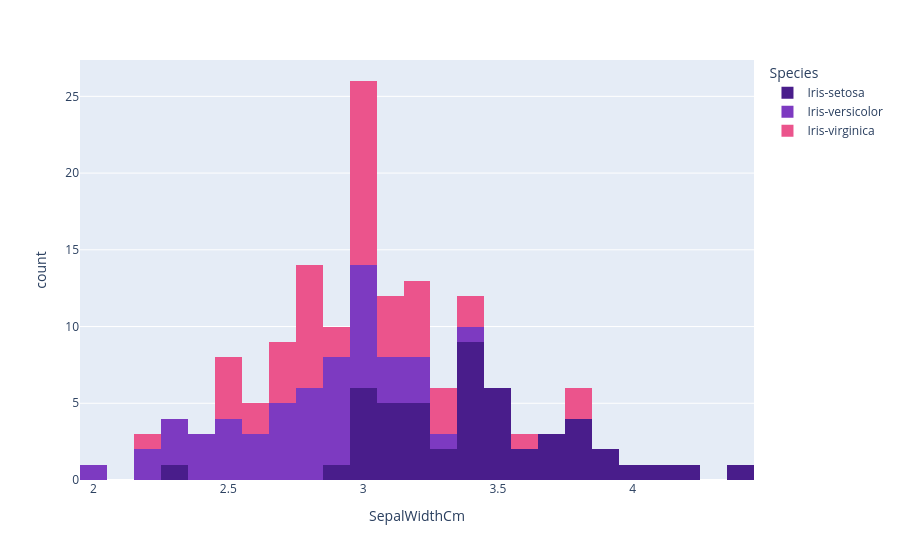

Here is the notebook cell this chart was saved with:
### Code cell
fig = px.histogram(data_frame=iris, x='SepalWidthCm',color='Species',color_discrete_sequence=['#491D8B','#7D3AC1','#EB548C'],nbins=30)
fig.show()

### Figure 1 — Plotly figure (JSON) as saved in the notebook; plotly's stock layout.template omitted (floating-point values rounded to 4 significant figures)
{"data": [{"bingroup": "x", "hovertemplate": "Species=Iris-setosa<br>SepalWidthCm=%{x}<br>count=%{y}<extra></extra>", "legendgroup": "Iris-setosa", "marker": {"color": "#491D8B", "pattern": {"shape": ""}}, "name": "Iris-setosa", "nbinsx": 30, "orientation": "v", "showlegend": true, "type": "histogram", "x": [3.5, 3.0, 3.2, 3.1, 3.6, 3.9, 3.4, 3.4, 2.9, 3.1, 3.7, 3.4, 3.0, 3.0, 4.0, 4.4, 3.9, 3.5, 3.8, 3.8, 3.4, 3.7, 3.6, 3.3, 3.4, 3.0, 3.4, 3.5, 3.4, 3.2, 3.1, 3.4, 4.1, 4.2, 3.1, 3.2, 3.5, 3.1, 3.0, 3.4, 3.5, 2.3, 3.2, 3.5, 3.8, 3.0, 3.8, 3.2, 3.7, 3.3], "xaxis": "x", "yaxis": "y"}, {"bingroup": "x", "hovertemplate": "Species=Iris-versicolor<br>SepalWidthCm=%{x}<br>count=%{y}<extra></extra>", "legendgroup": "Iris-versicolor", "marker": {"color": "#7D3AC1", "pattern": {"shape": ""}}, "name": "Iris-versicolor", "nbinsx": 30, "orientation": "v", "showlegend": true, "type": "histogram", "x": [3.2, 3.2, 3.1, 2.3, 2.8, 2.8, 3.3, 2.4, 2.9, 2.7, 2.0, 3.0, 2.2, 2.9, 2.9, 3.1, 3.0, 2.7, 2.2, 2.5, 3.2, 2.8, 2.5, 2.8, 2.9, 3.0, 2.8, 3.0, 2.9, 2.6, 2.4, 2.4, 2.7, 2.7, 3.0, 3.4, 3.1, 2.3, 3.0, 2.5, 2.6, 3.0, 2.6, 2.3, 2.7, 3.0, 2.9, 2.9, 2.5, 2.8], "xaxis": "x", "yaxis": "y"}, {"bingroup": "x", "hovertemplate": "Species=Iris-virginica<br>SepalWidthCm=%{x}<br>count=%{y}<extra></extra>", "legendgroup": "Iris-virginica", "marker": {"color": "#EB548C", "pattern": {"shape": ""}}, "name": "Iris-virginica", "nbinsx": 30, "orientation": "v", "showlegend": true, "type": "histogram", "x": [3.3, 2.7, 3.0, 2.9, 3.0, 3.0, 2.5, 2.9, 2.5, 3.6, 3.2, 2.7, 3.0, 2.5, 2.8, 3.2, 3.0, 3.8, 2.6, 2.2, 3.2, 2.8, 2.8, 2.7, 3.3, 3.2, 2.8, 3.0, 2.8, 3.0, 2.8, 3.8, 2.8, 2.8, 2.6, 3.0, 3.4, 3.1, 3.0, 3.1, 3.1, 3.1, 2.7, 3.2, 3.3, 3.0, 2.5, 3.0, 3.4, 3.0], "xaxis": "x", "yaxis": "y"}], "layout": {"barmode": "relative", "legend": {"title": {"text": "Species"}, "tracegroupgap": 0}, "margin": {"t": 60}, "xaxis": {"anchor": "y", "domain": [0, 1], "title": {"text": "SepalWidthCm"}}, "yaxis": {"anchor": "x", "domain": [0, 1], "title": {"text": "count"}}}}
